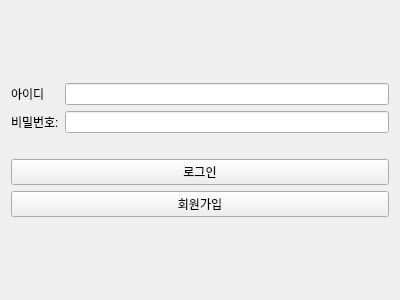
<?xml version="1.0" encoding="UTF-8"?>
<ui version="4.0">
 <class>LoginUI</class>
 <widget class="QWidget" name="LoginUI">
  <property name="geometry">
   <rect>
    <x>0</x>
    <y>0</y>
    <width>400</width>
    <height>300</height>
   </rect>
  </property>
  <property name="windowTitle">
   <string>Login</string>
  </property>
  <layout class="QVBoxLayout" name="verticalLayout">
   <item>
    <spacer name="verticalSpacer_2">
     <property name="orientation">
      <enum>Qt::Orientation::Vertical</enum>
     </property>
     <property name="sizeHint" stdset="0">
      <size>
       <width>20</width>
       <height>40</height>
      </size>
     </property>
    </spacer>
   </item>
   <item>
    <layout class="QFormLayout" name="formLayout">
     <property name="sizeConstraint">
      <enum>QLayout::SizeConstraint::SetMinimumSize</enum>
     </property>
     <item row="0" column="0">
      <widget class="QLabel" name="label">
       <property name="text">
        <string>아이디</string>
       </property>
      </widget>
     </item>
     <item row="0" column="1">
      <widget class="QLineEdit" name="usernameLineEdit"/>
     </item>
     <item row="1" column="0">
      <widget class="QLabel" name="label_2">
       <property name="text">
        <string>비밀번호:</string>
       </property>
      </widget>
     </item>
     <item row="1" column="1">
      <widget class="QLineEdit" name="passwordLineEdit">
       <property name="echoMode">
        <enum>QLineEdit::EchoMode::Password</enum>
       </property>
      </widget>
     </item>
    </layout>
   </item>
   <item>
    <spacer name="verticalSpacer">
     <property name="orientation">
      <enum>Qt::Orientation::Vertical</enum>
     </property>
     <property name="sizeType">
      <enum>QSizePolicy::Policy::Fixed</enum>
     </property>
     <property name="sizeHint" stdset="0">
      <size>
       <width>20</width>
       <height>20</height>
      </size>
     </property>
    </spacer>
   </item>
   <item>
    <widget class="QPushButton" name="loginButton">
     <property name="text">
      <string>로그인</string>
     </property>
    </widget>
   </item>
   <item>
    <widget class="QPushButton" name="registerButton">
     <property name="text">
      <string>회원가입</string>
     </property>
    </widget>
   </item>
   <item>
    <spacer name="verticalSpacer_3">
     <property name="orientation">
      <enum>Qt::Orientation::Vertical</enum>
     </property>
     <property name="sizeHint" stdset="0">
      <size>
       <width>20</width>
       <height>40</height>
      </size>
     </property>
    </spacer>
   </item>
  </layout>
 </widget>
 <resources/>
 <connections/>
</ui>
